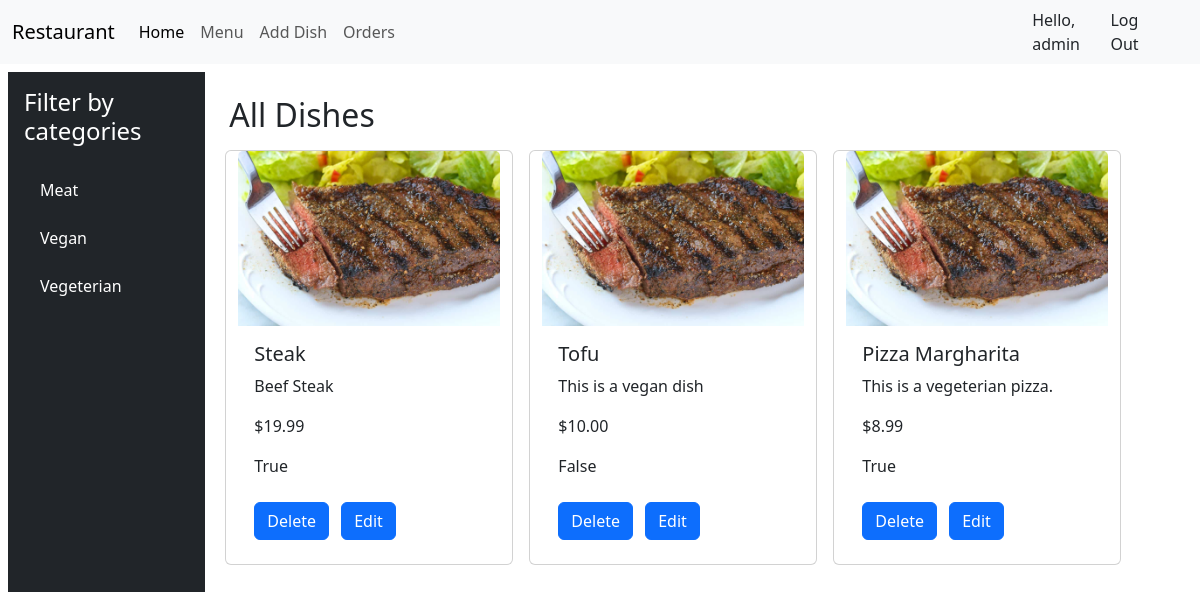
/restaurant/menu/ (signed in), run on the app's committed database.
### menu/models.py (models this page shows, shortened)
class Category(models.Model):
    name = models.CharField(max_length=20)

class Dish(models.Model):
    name = models.CharField(max_length=50)
    description = models.CharField(max_length=100, blank=True)
    price = models.DecimalField(max_digits=4, decimal_places=2)
    category = models.ForeignKey(
        Category, on_delete=models.CASCADE, related_name="dishes"
    )
    is_available = models.BooleanField(default=True)

### menu/views.py (the view)
# urls.py: path("", views.index, name="index"),
def index(request, category_id=None):
    if not request.user.is_authenticated:
        messages.warning(request, "You must be login to access this page!")
        return redirect("login")
    else:
        categories = Category.objects.all()
        if category_id:
            selected_category = get_object_or_404(Category, id=category_id)
            dishes = Dish.objects.filter(category=selected_category)
        else:
            dishes = Dish.objects.all()
            selected_category = None
        return render(
            request,
            "index.html",
            {
                "dishes": dishes,
                "categories": categories,
                "selected_category": selected_category,
            },
        )

### templates/index.html (shortened to what this page needs)
<!DOCTYPE html>
<html lang="en">
  <head>
  </head>
  <body>
    {% extends 'base.html' %} {% block content %}
    <div class="row m-2">
      <div
        class="col-md-3 col-lg-2 bg-dark text-white d-flex flex-column vh-100 p-3"
      >
        <h4 class="mb-4">Filter by categories</h4>
        <ul class="nav flex-column">
          {% for category in categories %}
          <li class="nav-item mb-2">
            <a
              href="{% url 'filter_by_category' category.id %}"
              class="nav-link text-white"
            >
              {{ category.name }}
            </a>
          </li>
          {% endfor %}
        </ul>
      </div>
      <div class="col-md-9 col-lg-10 p-4">
        <h2>
          {% if selected_category %} {{ selected_category.name }} {% else %} All
          Dishes {% endif %}
        </h2>
        <div class="row">
          {% for dish in dishes %} {% include 'card.html' %} {% endfor %}
        </div>
      </div>
    </div>
    {% endblock %}

### templates/base.html (shortened to what this page needs)
<!DOCTYPE html>
<html lang="en">
  <head>
    <link
      href="https://cdn.jsdelivr.net/npm/bootstrap@5.3.2/dist/css/bootstrap.min.css"
      rel="stylesheet"
    />
  </head>
  <body>
    <nav class="navbar navbar-expand-lg bg-body-tertiary">
      <div class="container-fluid">
        <a class="navbar-brand" href="{% url 'index' %}">Restaurant</a>
        <div class="collapse navbar-collapse" id="navbarNav">
          <ul class="navbar-nav">
            <li class="nav-item">
              <a
                class="nav-link active"
                aria-current="page"
                href="{% url 'index' %}"
                >Home</a
              >
            </li>
            <li class="nav-item">
              <a class="nav-link" href="{% url 'index' %}">Menu</a>
            </li>
            {% if user.is_staff %}
            <li class="nav-item">
              <a class="nav-link" href="{% url 'create' %}">Add Dish</a>
            </li>
            {% endif %}
            <li class="nav-item">
              <a
                class="nav-link"
                aria-current="page"
                href="{% url 'my_orders' %}"
                >Orders</a
              >
            </li>
          </ul>
        </div>
      </div>
      <div class="d-flex mx-3 px-4">
        {% if user.is_authenticated %}
        <span>Hello, {{user.username}}</span>
        <a class="nav-link" href="{% url 'logout' %}">Log Out</a>
        {% else %}
        <a class="nav-link mx-2" href="{% url 'login' %}">Login</a>
        <a class="nav-link" href="{% url 'signup' %}">Signup</a>
        {% endif %}
      </div>
    </nav>
    <main>{% block content %} {% endblock %}</main>
  </body>
</html>

### templates/card.html
{% load static %}
<div class="card h-100 m-2" style="width: 18rem">
  <a href="{% url 'detail' dish.id %}">
    <img src="{% static 'dish1.jpg' %}" class="card-img-top" alt="..." />
  </a>
  <div class="card-body">
    <h5 class="card-title">{{ dish.name }}</h5>
    <p class="card-text">{{ dish.description }}</p>
    <p class="card-text">${{ dish.price }}</p>
    <p class="card-text">{{ dish.is_available }}</p>
    <a href="{% url 'delete' dish.id %}" class="btn btn-primary">Delete</a>
    <a href="{% url 'edit' dish.id %}" class="btn btn-primary m-2">Edit</a>
  </div>
</div>

### data on the page
Category: name "Meat"
Category: name "Vegan"
Category: name "Vegeterian"
Dish: name "Steak", description "Beef Steak", price "19.99", is_available "True"
Dish: name "Tofu", description "This is a vegan dish", price "10.00", is_available "False"
Dish: name "Pizza Margharita", description "This is a vegeterian pizza.", price "8.99", is_available "True"

### other printed values
{{ user.username }} "admin"
